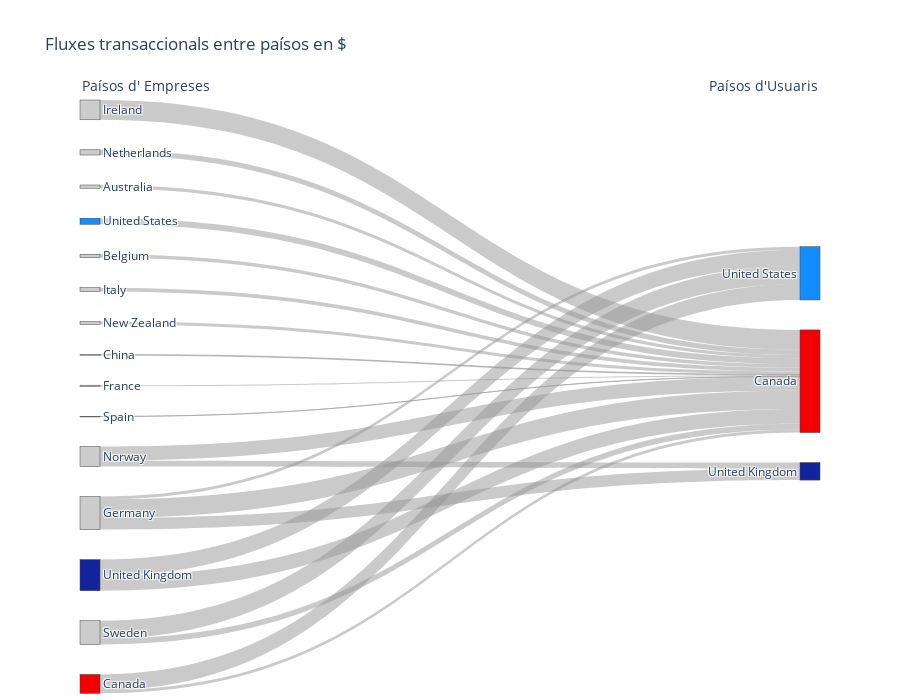

Notebook source saved alongside this figure:
### Markdown cell above
Visualització de la imatge

### Code cell
# Crear diagrama Sankey
fig = go.Figure(data=[go.Sankey(
    arrangement='snap',  # Mejor organización de nodos
    node=dict(
        pad=30,
        thickness=20,
        line=dict(width=0.5),
        label=all_nodes,
        color=node_colors,
        x=[0] * len(paísos_empreses) + [1] * len(paísos_usuaris),  # Posición: 0=izq, 1=der
        y=[i/len(paísos_empreses) for i in range(len(paísos_empreses))] +
          [i/len(paísos_usuaris) for i in range(len(paísos_usuaris))]
    ),
    link=dict(
    source=flow_data['source_idx'],
    target=flow_data['target_idx'],
    value=flow_data['total_amount'],        
    color='rgba(150, 150, 150, 0.5)'
)

)])

fig.update_layout(
    title_text="Fluxes transaccionals entre paísos en $",
    font_size=12,
    height=700,
    annotations=[
        dict(
            x=0, y=1.05,
            xref='paper', yref='paper',
            text="Paísos d' Empreses",
            showarrow=False,
            font_size=14
        ),
        dict(
            x=1, y=1.05,
            xref='paper', yref='paper',
            text="Paísos d'Usuaris",
            showarrow=False,
            font_size=14
        )
    ]
)

fig.show()

### Figure 1 — Plotly figure (JSON) as saved in the notebook; plotly's stock layout.template omitted (floating-point values rounded to 4 significant figures)
{"data": [{"arrangement": "snap", "link": {"color": "rgba(150, 150, 150, 0.5)", "source": [0, 1, 2, 2, 3, 4, 5, 5, 5, 6, 7, 8, 9, 10, 10, 11, 12, 12, 13, 13, 14], "target": [15, 15, 15, 16, 15, 15, 15, 17, 16, 15, 15, 15, 15, 15, 17, 15, 15, 16, 15, 16, 15], "value": [2785.0, 2966.0, 2682.0, 13770.0, 682.7, 1075.0, 16020.0, 10160.0, 2633.0, 17190.0, 3427.0, 4554.0, 2445.0, 12230.0, 5055.0, 106.8, 4922.0, 15670.0, 12900.0, 14170.0, 5256.0]}, "node": {"color": ["#CCCCCC", "#CCCCCC", "#f20004", "#CCCCCC", "#CCCCCC", "#CCCCCC", "#CCCCCC", "#CCCCCC", "#CCCCCC", "#CCCCCC", "#CCCCCC", "#CCCCCC", "#CCCCCC", "#12239b", "#118dff", "#f20004", "#118dff", "#12239b"], "label": ["Australia", "Belgium", "Canada", "China", "France", "Germany", "Ireland", "Italy", "Netherlands", "New Zealand", "Norway", "Spain", "Sweden", "United Kingdom", "United States", "Canada", "United States", "United Kingdom"], "line": {"width": 0.5}, "pad": 30, "thickness": 20, "x": [0, 0, 0, 0, 0, 0, 0, 0, 0, 0, 0, 0, 0, 0, 0, 1, 1, 1], "y": [0, 0.06667, 0.1333, 0.2, 0.2667, 0.3333, 0.4, 0.4667, 0.5333, 0.6, 0.6667, 0.7333, 0.8, 0.8667, 0.9333, 0, 0.3333, 0.6667]}, "type": "sankey"}], "layout": {"annotations": [{"font": {"size": 14}, "showarrow": false, "text": "Paísos d' Empreses", "x": 0, "xref": "paper", "y": 1.05, "yref": "paper"}, {"font": {"size": 14}, "showarrow": false, "text": "Paísos d'Usuaris", "x": 1, "xref": "paper", "y": 1.05, "yref": "paper"}], "font": {"size": 12}, "height": 700, "title": {"text": "Fluxes transaccionals entre paísos en $"}}}
